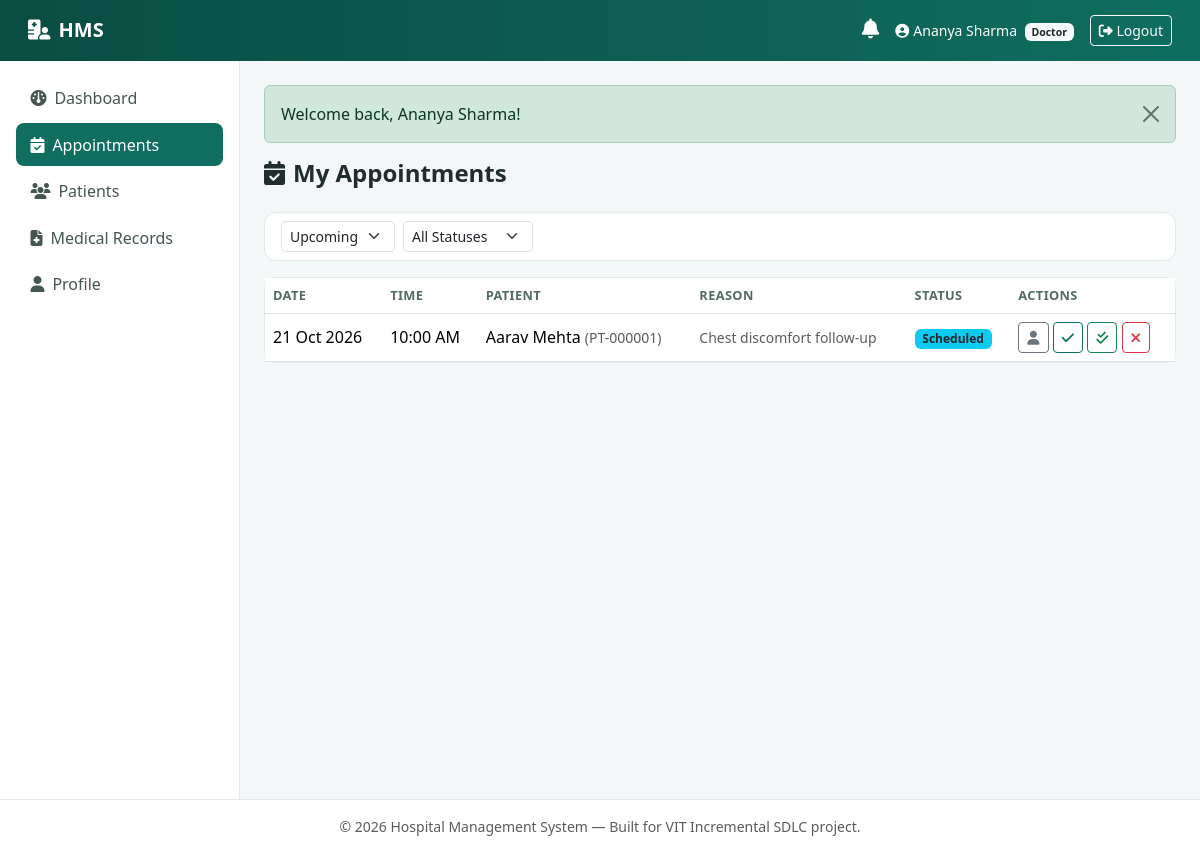
Page /doctor/appointments.php (signed in) on the committed database.
### tables this page shows
CREATE TABLE appointments (
    id INT AUTO_INCREMENT PRIMARY KEY,
    patient_id INT NOT NULL,
    doctor_id INT NOT NULL,
    appointment_date DATE NOT NULL,
    appointment_time TIME NOT NULL,
    status ENUM('Scheduled','Confirmed','Completed','Cancelled','Rescheduled') NOT NULL DEFAULT 'Scheduled',
    reason VARCHAR(255) DEFAULT NULL,
    created_at TIMESTAMP NOT NULL DEFAULT CURRENT_TIMESTAMP,
    CONSTRAINT fk_appt_patient FOREIGN KEY (patient_id) REFERENCES patients(id) ON DELETE CASCADE,
    CONSTRAINT fk_appt_doctor FOREIGN KEY (doctor_id) REFERENCES doctors(id) ON DELETE CASCADE,
    INDEX idx_appt_doctor_date (doctor_id, appointment_date),
    INDEX idx_appt_patient (patient_id),
    INDEX idx_appt_status (status),
     
     
     
     
     
    UNIQUE KEY uq_doctor_slot (doctor_id, appointment_date, appointment_time)
);

CREATE TABLE users (
    id INT AUTO_INCREMENT PRIMARY KEY,
    name VARCHAR(150) NOT NULL,
    email VARCHAR(150) NOT NULL UNIQUE,
    password VARCHAR(255) NOT NULL,                
    role ENUM('patient','doctor','admin') NOT NULL,
    phone VARCHAR(20) DEFAULT NULL,
    address VARCHAR(255) DEFAULT NULL,
    date_of_birth DATE DEFAULT NULL,
    status ENUM('active','inactive') NOT NULL DEFAULT 'active',
    created_at TIMESTAMP NOT NULL DEFAULT CURRENT_TIMESTAMP,
    INDEX idx_users_role (role),
    INDEX idx_users_status (status)
);

CREATE TABLE patients (
    id INT AUTO_INCREMENT PRIMARY KEY,
    user_id INT NOT NULL UNIQUE,
    patient_id VARCHAR(20) NOT NULL UNIQUE,         
    emergency_contact VARCHAR(50) DEFAULT NULL,
    blood_group VARCHAR(5) DEFAULT NULL,
    created_at TIMESTAMP NOT NULL DEFAULT CURRENT_TIMESTAMP,
    CONSTRAINT fk_patients_user FOREIGN KEY (user_id) REFERENCES users(id) ON DELETE CASCADE
);

### includes/functions.php (called while the page is built, shortened)
<?php
function clean(string $value): string
{
    return trim(strip_tags($value));
}
function esc(?string $value): string
{
    return htmlspecialchars($value ?? '', ENT_QUOTES, 'UTF-8');
}
function formatDate(?string $date): string
{
    return date('d M Y', strtotime($date));
}
function formatTime(?string $time): string
{
    return date('h:i A', strtotime($time));
}
function statusBadgeClass(string $status): string
{
    $map = [
        'Scheduled'   => 'bg-info text-dark',
        'Confirmed'   => 'bg-primary',
        'Completed'   => 'bg-success',
        'Cancelled'   => 'bg-danger',
        'Rescheduled' => 'bg-warning text-dark',
        'Unpaid'      => 'bg-danger',
        'Paid'        => 'bg-success',
        'Failed'      => 'bg-danger',
        'Pending'     => 'bg-warning text-dark',
        'active'      => 'bg-success',
        'inactive'    => 'bg-secondary',
        'Available'   => 'bg-success',
        'Occupied'    => 'bg-danger',
    ];
    return $map[$status] ?? 'bg-secondary';
}

### doctor/appointments.php (the view, shortened to what this page needs)
<?php
$pdo = getDB();
$doctor = currentDoctorRecord($pdo);
$dateFilter = clean($_GET['date_filter'] ?? 'upcoming');
$sql = "SELECT a.*, u.name AS patient_name, p.patient_id AS patient_code FROM appointments a
        JOIN patients p ON a.patient_id = p.id JOIN users u ON p.user_id = u.id
        WHERE a.doctor_id = ?";
$params = [$doctor['id']];
if ($dateFilter === 'today') {
    $sql .= ' AND a.appointment_date = CURDATE()';
} elseif ($dateFilter === 'upcoming') {
    $sql .= ' AND a.appointment_date >= CURDATE()';
} elseif ($dateFilter === 'past') {
    $sql .= ' AND a.appointment_date < CURDATE()';
}
$sql .= ' ORDER BY a.appointment_date ASC, a.appointment_time ASC';
$stmt = $pdo->prepare($sql);
$stmt->execute($params);
$appointments = $stmt->fetchAll();
include __DIR__ . '/../includes/header.php';
include __DIR__ . '/../includes/navbar.php';
?>
<h4 class="fw-bold mb-4"><i class="fa-solid fa-calendar-check me-2"></i>My Appointments</h4>
<div class="card mb-3">
  <div class="card-body py-2">
    <form method="GET" class="d-flex flex-wrap gap-2 align-items-center">
      <select name="date_filter" class="form-select form-select-sm w-auto" onchange="this.form.submit()">
        <option value="upcoming" <?= $dateFilter === 'upcoming' ? 'selected' : '' ?>>Upcoming</option>
      </select>
      <select name="status" class="form-select form-select-sm w-auto" onchange="this.form.submit()">
        <option value="">All Statuses</option>
      </select>
    </form>
  </div>
</div>
<div class="card">
  <div class="card-body p-0">
    <?php if (!$appointments): ?>
      <div class="empty-state"><i class="fa-regular fa-calendar-xmark"></i>No appointments found.</div>
    <?php else: ?>
      <div class="table-responsive">
        <table class="table table-hover mb-0 align-middle">
          <thead><tr><th>Date</th><th>Time</th><th>Patient</th><th>Reason</th><th>Status</th><th>Actions</th></tr></thead>
          <tbody>
          <?php foreach ($appointments as $a): ?>
            <tr>
              <td><?= formatDate($a['appointment_date']) ?></td>
              <td><?= formatTime($a['appointment_time']) ?></td>
              <td><?= esc($a['patient_name']) ?> <span class="text-muted small">(<?= esc($a['patient_code']) ?>)</span></td>
              <td class="small text-muted"><?= esc($a['reason'] ?: '-') ?></td>
              <td><span class="badge <?= statusBadgeClass($a['status']) ?>"><?= esc($a['status']) ?></span></td>
              <td class="text-nowrap">
                <a href="patients.php?id=<?= $a['patient_id'] ?>" class="btn btn-sm btn-outline-secondary" title="View Patient"><i class="fa-solid fa-user"></i></a>
                <?php if (!in_array($a['status'], ['Completed', 'Cancelled'])): ?>
                  <?php if ($a['status'] === 'Scheduled'): ?>
                    <form method="POST" class="d-inline">
                      <button type="submit" class="btn btn-sm btn-outline-primary" title="Confirm"><i class="fa-solid fa-check"></i></button>
                    </form>
                  <?php endif; ?>
                  <form method="POST" class="d-inline" data-confirm="Mark this appointment as completed? This will generate a bill.">
                    <button type="submit" class="btn btn-sm btn-outline-success" title="Mark Completed"><i class="fa-solid fa-check-double"></i></button>
                  </form>
                  <form method="POST" class="d-inline" data-confirm="Cancel this appointment?">
                    <button type="submit" class="btn btn-sm btn-outline-danger" title="Cancel"><i class="fa-solid fa-xmark"></i></button>
                  </form>
                <?php endif; ?>
              </td>
            </tr>
          <?php endforeach; ?>
          </tbody>
        </table>
      </div>
    <?php endif; ?>
  </div>
</div>
<?php include __DIR__ . '/../includes/footer.php'; ?>

### assets/css/style.css (style rules this page uses)
:root { --hms-primary: #0f6e5f; --hms-primary-dark: #0a4d43; --hms-accent: #2f9e8f; --hms-bg: #f4f7f8; --hms-sidebar-bg: #ffffff; --hms-border: #e3e8ea; }
body { background-color: var(--hms-bg); font-family: 'Segoe UI', Roboto, -apple-system, BlinkMacSystemFont, sans-serif; color: #1f2d2b; }
.card { border-radius: 12px; border: 1px solid var(--hms-border); }
.table thead th { color: #526b64; font-size: 0.8rem; text-transform: uppercase; letter-spacing: 0.03em; border-bottom-width: 1px; }
.btn-outline-primary { color: var(--hms-primary); border-color: var(--hms-primary); }

### rows in the picture
appointments: appointment_date "21 Oct 2026", appointment_time "10:00 AM", users.name "Aarav Mehta", patient.patient_id "PT-000001", reason "Chest discomfort follow-up", status "Scheduled"

### other values in the picture
$_SESSION['name'] "Ananya Sharma"
$role "Doctor"
$label "Dashboard"
$label "Appointments"
$label "Patients"
$label "Medical Records"
$label "Profile"
$flash['message'] "Welcome back, Ananya Sharma!"
